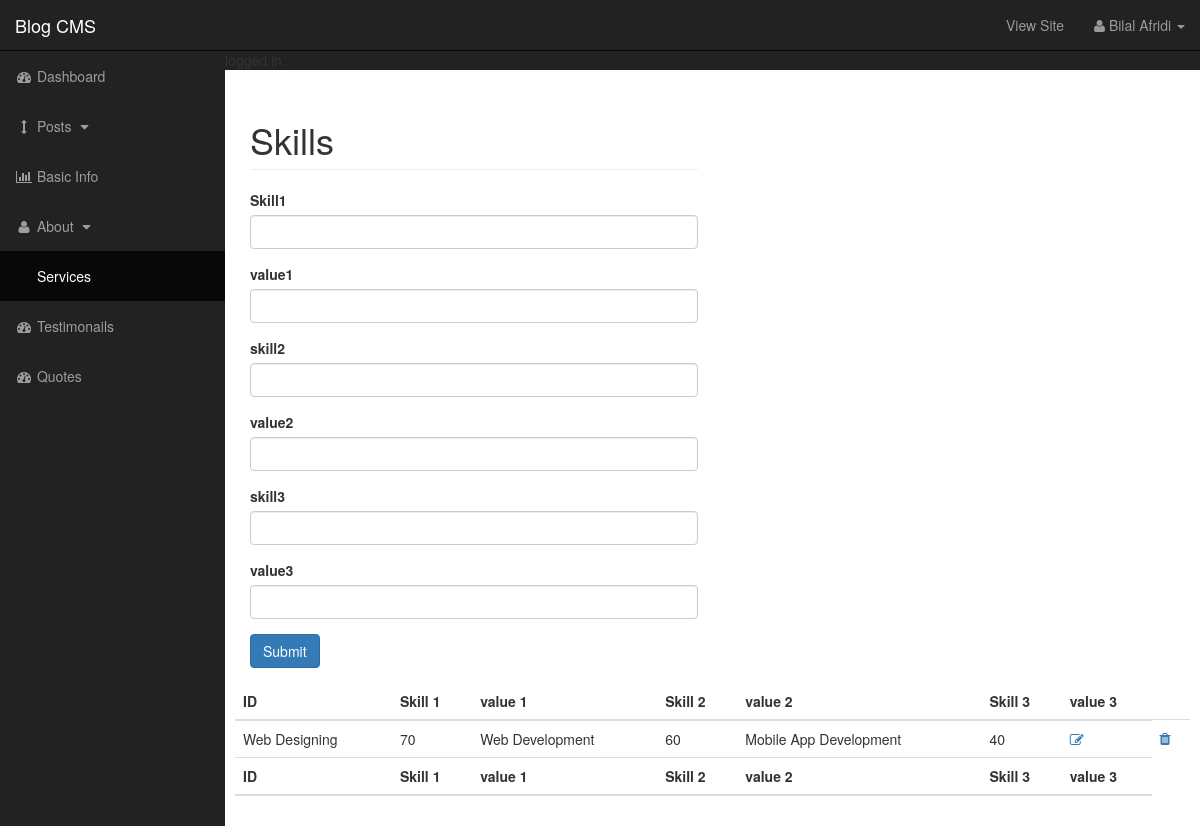
/admin/skills.php (signed in), run on the app's committed database.
### tables this page shows
CREATE TABLE `skills` (
  `id` int(11) NOT NULL,
  `skill1` varchar(255) NOT NULL,
  `value1` int(11) NOT NULL,
  `skill2` varchar(255) NOT NULL,
  `value2` int(11) NOT NULL,
  `skill3` varchar(255) NOT NULL,
  `value3` int(11) NOT NULL
);

### admin/skills.php (the view, shortened to what this page needs)
<?php include_once  "inc/header.php"; ?>
    <div id="wrapper">
        <?php include_once "inc/navbar.php"; ?>
        <div id="page-wrapper">
            <div class="container-fluid">
                <div class="row">
                    <div class="col-lg-6">
                        <h1 class="page-header">
                            Skills
                        </h1>
                        <form action="" method="post" enctype="multipart/form-data">
                            <div class="form-group">
                                <label>Skill1</label>
                                <input class="form-control" type="text" name="skill1">
                            </div>
                            <div class="form-group">
                                <label>value1</label>
                                <input class="form-control" type="text" name="value1">
                            </div>
                            <div class="form-group">
                                <label>skill2</label>
                                <input class="form-control" type="text" name="skill2">
                            </div>
                            <div class="form-group">
                                <label>value2</label>
                                <input class="form-control" type="text" name="value2">
                            </div>
                            <div class="form-group">
                                <label>skill3</label>
                                <input class="form-control" type="text" name="skill3">
                            </div>
                            <div class="form-group">
                                <label>value3</label>
                                <input class="form-control" type="text" name="value3">
                            </div>
                            <div class="form-group">
                                <input class="btn btn-primary" type="submit" name="about">
                            </div>
                        </form>
                    </div>
                <div class="row">
                    <div class="col-lg-12">
                            <table class="table table-hover">
                                <thead>
                                    <tr>
                                        <th>ID</th>
                                        <th>Skill 1</th>
                                        <th>value 1</th>
                                        <th>Skill 2</th>
                                        <th>value 2</th>
                                        <th>Skill 3</th>
                                        <th>value 3</th>
                                    </tr>
                                </thead>
                                <tbody>
<?php
    $query = "SELECT * FROM skills";
    $result = mysqli_query($conn, $query);
    while ($skills = mysqli_fetch_assoc($result)) {
    $id = $skills['id'];
    $skill1 = $skills['skill1'];
    $value1 = $skills['value1'];
    $skill2 = $skills['skill2'];
    $value2 = $skills['value2'];
    $skill3 = $skills['skill3'];
    $value3 = $skills['value3'];
 ?>
<tr>
     <td><?php echo $skill1; ?></td>
     <td><?php echo $value1; ?></td>
     <td><?php echo $skill2; ?></td>
     <td><?php echo $value2; ?></td>
     <td><?php echo $skill3; ?></td>
     <td><?php echo $value3; ?></td>
     <td><a href="skills.php?edit&id=<?php echo $id; ?>" class="fa fa-edit"></a></td>
     <td><a href="skills.php?delete&id=<?php echo $id; ?>" class="fa fa-trash"></a></td>
</tr>
<?php } ?>
                                    </tbody>
                                <thead>
                                    <tr>
                                        <th>ID</th>
                                        <th>Skill 1</th>
                                        <th>value 1</th>
                                        <th>Skill 2</th>
                                        <th>value 2</th>
                                        <th>Skill 3</th>
                                        <th>value 3</th>
                                    </tr>
                                </thead>
                            </table>
                        </div>
                    </div>
                </div>
            </div>
        </div>
    </div>
<?php include_once "inc/footer.php"; ?>

### admin/css/sb-admin.css (style rules this page uses)
body { margin-top: 100px; background-color: #222; }
@media (min-width:768px) { body { margin-top: 50px; } }
#wrapper { padding-left: 0; }
#page-wrapper { width: 100%; padding: 0; background-color: #fff; }
@media (min-width:768px) { #wrapper { padding-left: 225px; } }
@media (min-width:768px) { #page-wrapper { padding: 10px; } }

### data on the page
skills: skill1 "Web Designing", value1 "70", skill2 "Web Development", value2 "60", skill3 "Mobile App Development", value3 "40"
